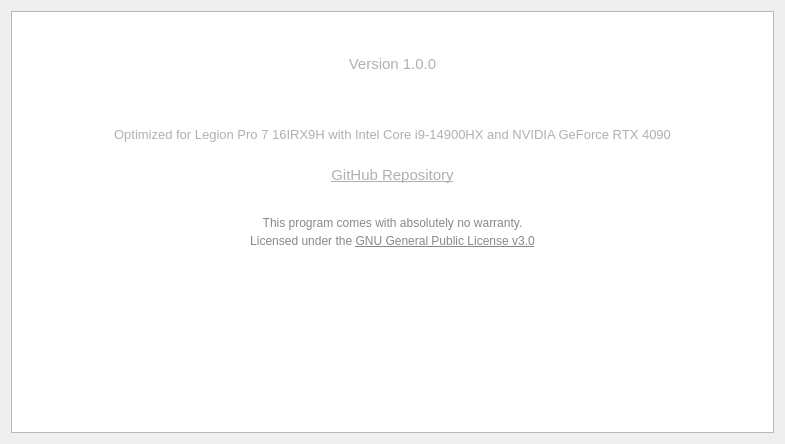
<?xml version="1.0" encoding="UTF-8"?>
<ui version="4.0">
 <class>AboutWindow</class>
 <widget class="QWidget" name="AboutWindow">
  <property name="windowModality">
   <enum>Qt::WindowModality::NonModal</enum>
  </property>
  <property name="geometry">
   <rect>
    <x>0</x>
    <y>0</y>
    <width>785</width>
    <height>444</height>
   </rect>
  </property>
  <property name="minimumSize">
   <size>
    <width>785</width>
    <height>444</height>
   </size>
  </property>
  <property name="maximumSize">
   <size>
    <width>785</width>
    <height>444</height>
   </size>
  </property>
  <property name="windowTitle">
   <string>About Legion Linux Toolkit</string>
  </property>
  <property name="windowIcon">
   <iconset resource="Resources.qrc">
    <normaloff>:/images/icons/LenovoLegionIco.png</normaloff>:/images/icons/LenovoLegionIco.png</iconset>
  </property>
  <layout class="QVBoxLayout" name="verticalLayout">
   <item>
    <widget class="QTextBrowser" name="textBrowser">
     <property name="html">
      <string>&lt;!DOCTYPE HTML PUBLIC &quot;-//W3C//DTD HTML 4.0//EN&quot; &quot;http://www.w3.org/TR/REC-html40/strict.dtd&quot;&gt;
&lt;html&gt;&lt;head&gt;&lt;meta name=&quot;qrichtext&quot; content=&quot;1&quot; /&gt;&lt;meta charset=&quot;utf-8&quot; /&gt;&lt;style type=&quot;text/css&quot;&gt;
p, li { white-space: pre-wrap; }
hr { height: 1px; border-width: 0; }
li.unchecked::marker { content: &quot;\2610&quot;; }
li.checked::marker { content: &quot;\2612&quot;; }
&lt;/style&gt;&lt;/head&gt;&lt;body style=&quot; font-family:'Sans Serif'; font-size:9pt; font-weight:400; font-style:normal;&quot;&gt;
&lt;p align=&quot;center&quot; style=&quot; margin-top:12px; margin-bottom:12px; margin-left:0px; margin-right:0px; -qt-block-indent:0; text-indent:0px;&quot;&gt;&lt;img src=&quot;:/images/icons/LenovoLegionIco.png&quot; /&gt;&lt;/p&gt;
&lt;p align=&quot;center&quot; style=&quot; margin-top:8px; margin-bottom:8px; margin-left:0px; margin-right:0px; -qt-block-indent:0; text-indent:0px;&quot;&gt;&lt;span style=&quot; font-size:20pt; font-weight:600; color:#ffffff;&quot;&gt;Lenovo Legion Linux Toolkit&lt;/span&gt;&lt;/p&gt;
&lt;p align=&quot;center&quot; style=&quot; margin-top:4px; margin-bottom:4px; margin-left:0px; margin-right:0px; -qt-block-indent:0; text-indent:0px;&quot;&gt;&lt;span style=&quot; font-size:11pt; color:#b0b0b0;&quot;&gt;Version 1.0.0&lt;/span&gt;&lt;/p&gt;
&lt;p align=&quot;center&quot; style=&quot; margin-top:24px; margin-bottom:12px; margin-left:40px; margin-right:40px; -qt-block-indent:0; text-indent:0px;&quot;&gt;&lt;span style=&quot; font-size:11pt; color:#ffffff;&quot;&gt;Advanced control application for Lenovo Legion laptops on Linux&lt;/span&gt;&lt;/p&gt;
&lt;p align=&quot;center&quot; style=&quot; margin-top:4px; margin-bottom:12px; margin-left:40px; margin-right:40px; -qt-block-indent:0; text-indent:0px;&quot;&gt;&lt;span style=&quot; font-size:10pt; color:#b0b0b0;&quot;&gt;Optimized for Legion Pro 7 16IRX9H with Intel Core i9-14900HX and NVIDIA GeForce RTX 4090&lt;/span&gt;&lt;/p&gt;
&lt;p align=&quot;center&quot; style=&quot; margin-top:24px; margin-bottom:8px; margin-left:0px; margin-right:0px; -qt-block-indent:0; text-indent:0px;&quot;&gt;&lt;a href=&quot;https://github.com/bolekjar/LenovoLegion&quot;&gt;&lt;span style=&quot; font-size:11pt; text-decoration: underline; color:#b0b0b0;&quot;&gt;GitHub Repository&lt;/span&gt;&lt;/a&gt;&lt;/p&gt;
&lt;p align=&quot;center&quot; style=&quot; margin-top:32px; margin-bottom:4px; margin-left:0px; margin-right:0px; -qt-block-indent:0; text-indent:0px;&quot;&gt;&lt;span style=&quot; color:#888888;&quot;&gt;This program comes with absolutely no warranty.&lt;/span&gt;&lt;/p&gt;
&lt;p align=&quot;center&quot; style=&quot; margin-top:4px; margin-bottom:12px; margin-left:0px; margin-right:0px; -qt-block-indent:0; text-indent:0px;&quot;&gt;&lt;span style=&quot; color:#888888;&quot;&gt;Licensed under the &lt;/span&gt;&lt;a href=&quot;https://www.gnu.org/licenses/gpl-3.0.html&quot;&gt;&lt;span style=&quot; text-decoration: underline; color:#888888;&quot;&gt;GNU General Public License v3.0&lt;/span&gt;&lt;/a&gt;&lt;/p&gt;&lt;/body&gt;&lt;/html&gt;</string>
     </property>
     <property name="openExternalLinks">
      <bool>true</bool>
     </property>
    </widget>
   </item>
  </layout>
 </widget>
 <resources>
  <include location="Resources.qrc"/>
 </resources>
 <connections/>
</ui>
